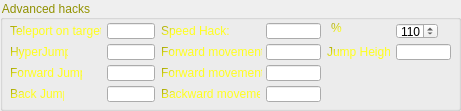
  <widget class="QGroupBox" name="groupBox_5">
   <property name="enabled">
    <bool>true</bool>
   </property>
   <property name="geometry">
    <rect>
     <x>46</x>
     <y>145</y>
     <width>461</width>
     <height>111</height>
    </rect>
   </property>
   <property name="palette">
    <palette>
     <active>
      <colorrole role="WindowText">
       <brush brushstyle="LinearGradientPattern">
        <gradient startx="0.000000000000000" starty="0.000000000000000" endx="8.000000000000000" endy="12.000000000000000" type="LinearGradient" spread="PadSpread" coordinatemode="ObjectBoundingMode">
         <gradientstop position="0.000000000000000">
          <color alpha="255">
           <red>140</red>
           <green>140</green>
           <blue>0</blue>
          </color>
         </gradientstop>
         <gradientstop position="1.000000000000000">
          <color alpha="255">
           <red>255</red>
           <green>255</green>
           <blue>30</blue>
          </color>
         </gradientstop>
        </gradient>
       </brush>
      </colorrole>
      <colorrole role="Dark">
       <brush brushstyle="SolidPattern">
        <color alpha="255">
         <red>170</red>
         <green>170</green>
         <blue>0</blue>
        </color>
       </brush>
      </colorrole>
      <colorrole role="Text">
       <brush brushstyle="LinearGradientPattern">
        <gradient startx="0.000000000000000" starty="0.000000000000000" endx="8.000000000000000" endy="12.000000000000000" type="LinearGradient" spread="PadSpread" coordinatemode="ObjectBoundingMode">
         <gradientstop position="0.000000000000000">
          <color alpha="255">
           <red>140</red>
           <green>140</green>
           <blue>0</blue>
          </color>
         </gradientstop>
         <gradientstop position="1.000000000000000">
          <color alpha="255">
           <red>255</red>
           <green>255</green>
           <blue>30</blue>
          </color>
         </gradientstop>
        </gradient>
       </brush>
      </colorrole>
      <colorrole role="ButtonText">
       <brush brushstyle="LinearGradientPattern">
        <gradient startx="0.000000000000000" starty="0.000000000000000" endx="8.000000000000000" endy="12.000000000000000" type="LinearGradient" spread="PadSpread" coordinatemode="ObjectBoundingMode">
         <gradientstop position="0.000000000000000">
          <color alpha="255">
           <red>140</red>
           <green>140</green>
           <blue>0</blue>
          </color>
         </gradientstop>
         <gradientstop position="1.000000000000000">
          <color alpha="255">
           <red>255</red>
           <green>255</green>
           <blue>30</blue>
          </color>
         </gradientstop>
        </gradient>
       </brush>
      </colorrole>
     </active>
     <inactive>
      <colorrole role="WindowText">
       <brush brushstyle="LinearGradientPattern">
        <gradient startx="0.000000000000000" starty="0.000000000000000" endx="8.000000000000000" endy="12.000000000000000" type="LinearGradient" spread="PadSpread" coordinatemode="ObjectBoundingMode">
         <gradientstop position="0.000000000000000">
          <color alpha="255">
           <red>140</red>
           <green>140</green>
           <blue>0</blue>
          </color>
         </gradientstop>
         <gradientstop position="1.000000000000000">
          <color alpha="255">
           <red>255</red>
           <green>255</green>
           <blue>30</blue>
          </color>
         </gradientstop>
        </gradient>
       </brush>
      </colorrole>
      <colorrole role="Dark">
       <brush brushstyle="SolidPattern">
        <color alpha="255">
         <red>170</red>
         <green>170</green>
         <blue>0</blue>
        </color>
       </brush>
      </colorrole>
      <colorrole role="Text">
       <brush brushstyle="LinearGradientPattern">
        <gradient startx="0.000000000000000" starty="0.000000000000000" endx="8.000000000000000" endy="12.000000000000000" type="LinearGradient" spread="PadSpread" coordinatemode="ObjectBoundingMode">
         <gradientstop position="0.000000000000000">
          <color alpha="255">
           <red>140</red>
           <green>140</green>
           <blue>0</blue>
          </color>
         </gradientstop>
         <gradientstop position="1.000000000000000">
          <color alpha="255">
           <red>255</red>
           <green>255</green>
           <blue>30</blue>
          </color>
         </gradientstop>
        </gradient>
       </brush>
      </colorrole>
      <colorrole role="ButtonText">
       <brush brushstyle="LinearGradientPattern">
        <gradient startx="0.000000000000000" starty="0.000000000000000" endx="8.000000000000000" endy="12.000000000000000" type="LinearGradient" spread="PadSpread" coordinatemode="ObjectBoundingMode">
         <gradientstop position="0.000000000000000">
          <color alpha="255">
           <red>140</red>
           <green>140</green>
           <blue>0</blue>
          </color>
         </gradientstop>
         <gradientstop position="1.000000000000000">
          <color alpha="255">
           <red>255</red>
           <green>255</green>
           <blue>30</blue>
          </color>
         </gradientstop>
        </gradient>
       </brush>
      </colorrole>
     </inactive>
     <disabled>
      <colorrole role="WindowText">
       <brush brushstyle="LinearGradientPattern">
        <gradient startx="0.000000000000000" starty="0.000000000000000" endx="8.000000000000000" endy="12.000000000000000" type="LinearGradient" spread="PadSpread" coordinatemode="ObjectBoundingMode">
         <gradientstop position="0.000000000000000">
          <color alpha="255">
           <red>140</red>
           <green>140</green>
           <blue>0</blue>
          </color>
         </gradientstop>
         <gradientstop position="1.000000000000000">
          <color alpha="255">
           <red>255</red>
           <green>255</green>
           <blue>30</blue>
          </color>
         </gradientstop>
        </gradient>
       </brush>
      </colorrole>
      <colorrole role="Dark">
       <brush brushstyle="SolidPattern">
        <color alpha="255">
         <red>170</red>
         <green>170</green>
         <blue>0</blue>
        </color>
       </brush>
      </colorrole>
      <colorrole role="Text">
       <brush brushstyle="LinearGradientPattern">
        <gradient startx="0.000000000000000" starty="0.000000000000000" endx="8.000000000000000" endy="12.000000000000000" type="LinearGradient" spread="PadSpread" coordinatemode="ObjectBoundingMode">
         <gradientstop position="0.000000000000000">
          <color alpha="255">
           <red>140</red>
           <green>140</green>
           <blue>0</blue>
          </color>
         </gradientstop>
         <gradientstop position="1.000000000000000">
          <color alpha="255">
           <red>255</red>
           <green>255</green>
           <blue>30</blue>
          </color>
         </gradientstop>
        </gradient>
       </brush>
      </colorrole>
      <colorrole role="ButtonText">
       <brush brushstyle="LinearGradientPattern">
        <gradient startx="0.000000000000000" starty="0.000000000000000" endx="8.000000000000000" endy="12.000000000000000" type="LinearGradient" spread="PadSpread" coordinatemode="ObjectBoundingMode">
         <gradientstop position="0.000000000000000">
          <color alpha="255">
           <red>140</red>
           <green>140</green>
           <blue>0</blue>
          </color>
         </gradientstop>
         <gradientstop position="1.000000000000000">
          <color alpha="255">
           <red>255</red>
           <green>255</green>
           <blue>30</blue>
          </color>
         </gradientstop>
        </gradient>
       </brush>
      </colorrole>
     </disabled>
    </palette>
   </property>
   <property name="autoFillBackground">
    <bool>false</bool>
   </property>
   <property name="styleSheet">
    <string notr="true">color: qlineargradient(spread:pad, x1:0, y1:0, x2:8, y2:12, stop:0 rgba(140, 140, 0, 255), stop:1 rgba(255, 255, 30, 255));</string>
   </property>
   <property name="title">
    <string>Advanced hacks</string>
   </property>
   <widget class="QLabel" name="label_29">
    <property name="geometry">
     <rect>
      <x>10</x>
      <y>23</y>
      <width>91</width>
      <height>16</height>
     </rect>
    </property>
    <property name="text">
     <string>Teleport on target:</string>
    </property>
   </widget>
   <widget class="QLineEdit" name="lineEdit_4">
    <property name="geometry">
     <rect>
      <x>107</x>
      <y>23</y>
      <width>48</width>
      <height>16</height>
     </rect>
    </property>
    <property name="maximumSize">
     <size>
      <width>60</width>
      <height>16777215</height>
     </size>
    </property>
   </widget>
   <widget class="QLabel" name="label_30">
    <property name="geometry">
     <rect>
      <x>10</x>
      <y>44</y>
      <width>58</width>
      <height>16</height>
     </rect>
    </property>
    <property name="text">
     <string>HyperJump:</string>
    </property>
   </widget>
   <widget class="QLineEdit" name="lineEdit_5">
    <property name="geometry">
     <rect>
      <x>107</x>
      <y>44</y>
      <width>48</width>
      <height>16</height>
     </rect>
    </property>
    <property name="maximumSize">
     <size>
      <width>60</width>
      <height>16777215</height>
     </size>
    </property>
   </widget>
   <widget class="QLabel" name="label_31">
    <property name="geometry">
     <rect>
      <x>161</x>
      <y>44</y>
      <width>101</width>
      <height>16</height>
     </rect>
    </property>
    <property name="text">
     <string>Forward movement:</string>
    </property>
   </widget>
   <widget class="QLineEdit" name="lineEdit_6">
    <property name="geometry">
     <rect>
      <x>266</x>
      <y>44</y>
      <width>55</width>
      <height>16</height>
     </rect>
    </property>
   </widget>
   <widget class="QLabel" name="label_32">
    <property name="geometry">
     <rect>
      <x>327</x>
      <y>44</y>
      <width>63</width>
      <height>16</height>
     </rect>
    </property>
    <property name="text">
     <string>Jump Height:</string>
    </property>
   </widget>
   <widget class="QLineEdit" name="lineEdit_7">
    <property name="geometry">
     <rect>
      <x>396</x>
      <y>44</y>
      <width>55</width>
      <height>16</height>
     </rect>
    </property>
   </widget>
   <widget class="QLabel" name="label_34">
    <property name="geometry">
     <rect>
      <x>10</x>
      <y>65</y>
      <width>72</width>
      <height>16</height>
     </rect>
    </property>
    <property name="text">
     <string>Forward Jump:</string>
    </property>
   </widget>
   <widget class="QLineEdit" name="lineEdit_8">
    <property name="geometry">
     <rect>
      <x>107</x>
      <y>65</y>
      <width>48</width>
      <height>16</height>
     </rect>
    </property>
    <property name="maximumSize">
     <size>
      <width>60</width>
      <height>16777215</height>
     </size>
    </property>
   </widget>
   <widget class="QLabel" name="label_33">
    <property name="geometry">
     <rect>
      <x>161</x>
      <y>65</y>
      <width>101</width>
      <height>16</height>
     </rect>
    </property>
    <property name="text">
     <string>Forward movement:</string>
    </property>
   </widget>
   <widget class="QLineEdit" name="lineEdit_9">
    <property name="geometry">
     <rect>
      <x>266</x>
      <y>65</y>
      <width>55</width>
      <height>16</height>
     </rect>
    </property>
   </widget>
   <widget class="QLabel" name="label_36">
    <property name="geometry">
     <rect>
      <x>10</x>
      <y>86</y>
      <width>54</width>
      <height>16</height>
     </rect>
    </property>
    <property name="text">
     <string>Back Jump:</string>
    </property>
   </widget>
   <widget class="QLineEdit" name="lineEdit_11">
    <property name="geometry">
     <rect>
      <x>107</x>
      <y>86</y>
      <width>48</width>
      <height>16</height>
     </rect>
    </property>
    <property name="maximumSize">
     <size>
      <width>60</width>
      <height>16777215</height>
     </size>
    </property>
   </widget>
   <widget class="QLabel" name="label_35">
    <property name="geometry">
     <rect>
      <x>161</x>
      <y>86</y>
      <width>99</width>
      <height>16</height>
     </rect>
    </property>
    <property name="text">
     <string>Backward movement</string>
    </property>
   </widget>
   <widget class="QLineEdit" name="lineEdit_10">
    <property name="geometry">
     <rect>
      <x>266</x>
      <y>86</y>
      <width>55</width>
      <height>16</height>
     </rect>
    </property>
   </widget>
   <widget class="QLabel" name="label_38">
    <property name="geometry">
     <rect>
      <x>161</x>
      <y>23</y>
      <width>91</width>
      <height>16</height>
     </rect>
    </property>
    <property name="text">
     <string>Speed Hack:</string>
    </property>
   </widget>
   <widget class="QLineEdit" name="lineEdit_12">
    <property name="geometry">
     <rect>
      <x>266</x>
      <y>23</y>
      <width>55</width>
      <height>16</height>
     </rect>
    </property>
   </widget>
   <widget class="QLabel" name="label_39">
    <property name="geometry">
     <rect>
      <x>331</x>
      <y>20</y>
      <width>51</width>
      <height>16</height>
     </rect>
    </property>
    <property name="text">
     <string>%</string>
    </property>
   </widget>
   <widget class="QSpinBox" name="spinBox">
    <property name="geometry">
     <rect>
      <x>396</x>
      <y>23</y>
      <width>42</width>
      <height>16</height>
     </rect>
    </property>
    <property name="minimum">
     <number>100</number>
    </property>
    <property name="maximum">
     <number>400</number>
    </property>
    <property name="singleStep">
     <number>10</number>
    </property>
    <property name="value">
     <number>110</number>
    </property>
   </widget>
  </widget>
